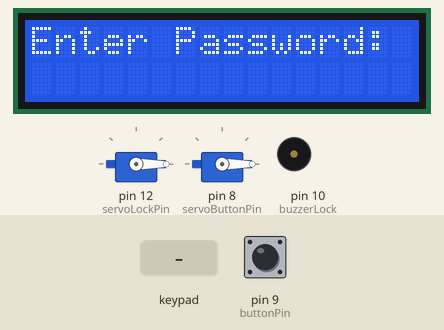
Recording of a sketch running on a simulated Arduino Uno, built with avr-gcc and run on an emulated ATmega328P. On the bench: 16×2 character LCD, 2 × servo, buzzer (waves = sounding, pin HIGH). Inputs (shaded band) come from the test bench; at power-on: pin 9 (buttonPin) HIGH.

Above: at 1.7 s.
1.8 s: keypad keys 1 1 5 0 pressed 0.4 s apart
At 3.8 s:
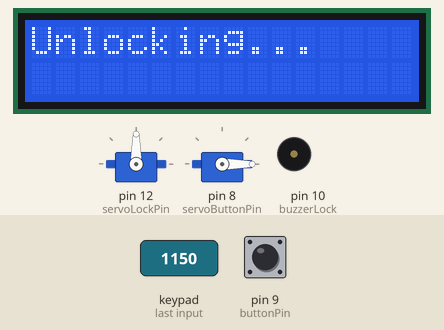
6.4 s: keypad keys 0 1 2 3 pressed 0.4 s apart
At 8.4 s:
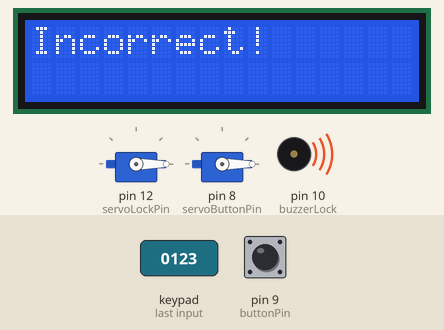
10.1 s: pin 9 (buttonPin) pulled LOW for 0.15 s
At 11.6 s:
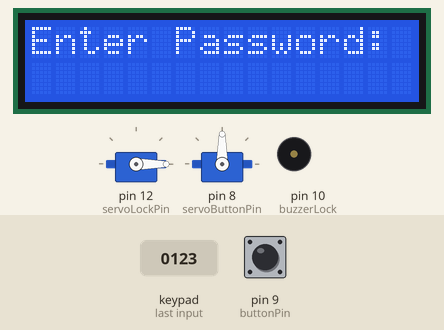
13.2 s: pin 9 (buttonPin) pulled LOW for 1 s
At 15.5 s:
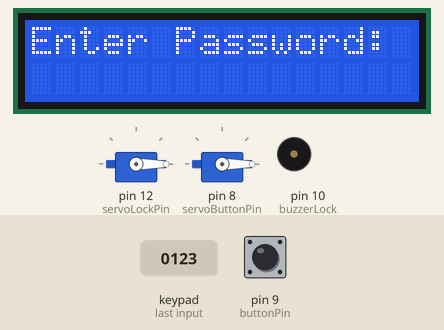
Timing chart, 0 to 17.0 s (numbered marks = the images above; inputs shaded):
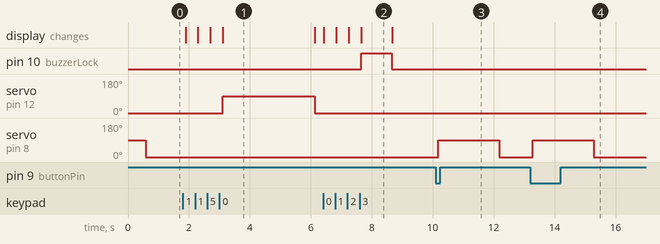

Measured:
- after the input at 1.8 s, servo on pin 12 (servoLockPin): 0° → 90° after 1.3 s, → 0° 3.0 s later; the display: first changes after 0.09 s (image 1 shows a later state)
- after the input at 6.4 s, pin 10 (buzzerLock): LOW → HIGH after 1.3 s, → LOW 1.0 s later; the display: first changes at once (image 2 shows a later state)
- after the input at 10.1 s, servo on pin 8 (servoButtonPin): 0° → 90° after 0.08 s, → 0° 2.0 s later
- after the input at 13.2 s, servo on pin 8 (servoButtonPin): 0° → 90° after 0.08 s, → 0° 2.0 s later
- what the display in image 1 shows lasts 3.0 s, from 3.1 s to 6.1 s
- what the display in image 2 shows lasts 1.0 s, from 7.7 s to 8.7 s

The sketch:

door_lock_and_pet_feeder.ino
```cpp
#include <Wire.h>
#include <LiquidCrystal_I2C.h>
#include <Keypad_I2C.h>
#include <Servo.h>

// --- Password Lock ---
#define PWnmbrLength 5
char Data[PWnmbrLength];
char Master[PWnmbrLength] = "1150"; // password
byte data_count = 0;

LiquidCrystal_I2C lcd(0x27, 16, 2); // LCD address=0x27

int servoLockPin = 12;  // Servo for lock
Servo servoLock;

int buzzerLock = 10;    // Buzzer for password lock

// Keypad setup
const byte ROWS = 4;
const byte COLS = 4;
char keys[ROWS][COLS] = {
  { '1', '2', '3', 'A' },
  { '4', '5', '6', 'B' },
  { '7', '8', '9', 'C' },
  { '*', '0', '#', 'D' }
};

// using PCF8574
byte rowPins[ROWS] = {0, 1, 2, 3};  // R1:P0 R2:P1 R3:P2 R4:P3
byte colPins[COLS] = {4, 5, 6, 7};  // C1:P4 C2:P5 C3:P6 C4:P7

#define KEYPAD_ADDR 0x20
Keypad_I2C keypad(makeKeymap(keys), rowPins, colPins, ROWS, COLS, KEYPAD_ADDR);

// --- Button + PIR ---
int servoButtonPin = 8;   // Servo for button
Servo servoButton;

int buttonPin = 9;        // Push Button
int pirPin = 6;           // PIR Sensor
int buzzerPIR = 7;        // Buzzer for PIR alarm

void setup() {
  Wire.begin();
  lcd.init();
  lcd.backlight();
  lcd.setCursor(0, 0);
  lcd.print("Enter Password:");
  keypad.begin();

  // --- Servo Lock ---
  servoLock.attach(servoLockPin);
  servoLock.write(0);  // lock position
  pinMode(buzzerLock, OUTPUT);

  // --- Button + PIR ---
  servoButton.attach(servoButtonPin);
  delay(500);
  servoButton.write(0);
  pinMode(buttonPin, INPUT_PULLUP);
  pinMode(pirPin, INPUT);
  pinMode(buzzerPIR, OUTPUT);
}

void loop() {
  // --- Password Lock ---
  char key = keypad.getKey();
  if (key) {
    Data[data_count] = key;
    lcd.setCursor(data_count, 1);
    lcd.print('*');
    data_count++;
  }

  if (data_count == PWnmbrLength - 1) {
    Data[data_count] = '\0';
    lcd.clear();
    if (!strcmp(Data, Master)) {
      lcd.print("Unlocking...");
      digitalWrite(buzzerLock, LOW);
      servoLock.write(90);
      delay(3000);
      servoLock.write(0);
    } else {
      lcd.print("Incorrect!");
      digitalWrite(buzzerLock, HIGH);
      delay(1000);
      digitalWrite(buzzerLock, LOW);
    }
    clearData();
    lcd.clear();
    lcd.print("Enter Password:");
  }

  // --- Push Button Control ---
  if (digitalRead(buttonPin) == LOW) {
    servoButton.write(90);
    delay(2000);
    servoButton.write(0);
    delay(200);
    while(digitalRead(buttonPin) == LOW);  // wait release
  }

  // --- PIR Sensor Alarm ---
  if (digitalRead(pirPin) == HIGH) {
    digitalWrite(buzzerPIR, HIGH);
    delay(1000);
    digitalWrite(buzzerPIR, LOW);
  }

  delay(100);
}

void clearData() {
  for (byte i = 0; i < PWnmbrLength; i++) Data[i] = '\0';
  data_count = 0;
}
```
